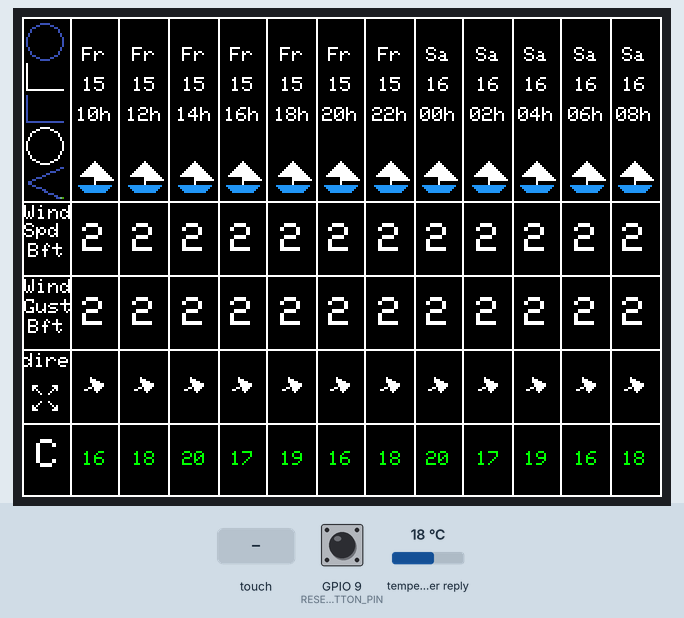
Simulated run of this sketch. Board: ESP32-C6. Parts: 320×240 colour display. The test bench sets the inputs (shaded band); at power-on: GPIO 9 (RESET_BUTTON_PIN) HIGH, temperature in the weather reply 18 °C. WiFi joins after 1.5 s; servers stay silent unless stated; the local clock reads 2024-03-15 10:24:30 at power-on unless the sketch sets it; web services answer with replies made up by the test bench; what the sketch prints to the serial monitor is not drawn.

Above: at 4.1 s.
4.2 s: touch panel pressed at 62 % / 10 % of its raw x / y range
At 4.7 s:
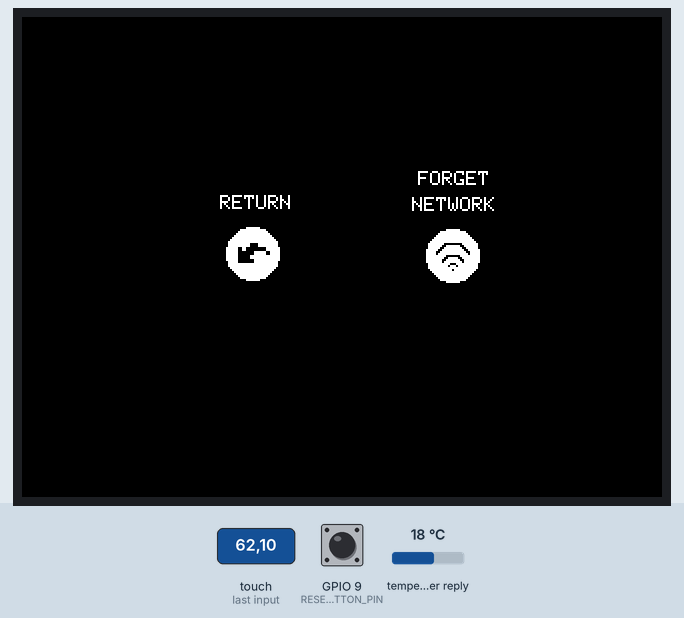
5.7 s: GPIO 9 (RESET_BUTTON_PIN) pulled LOW for 1 s
At 7.2 s:
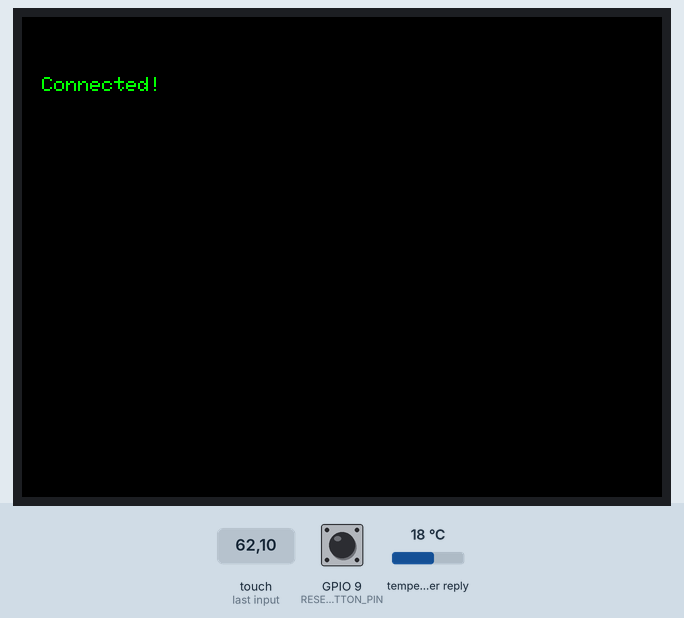
9.0 s: GPIO 9 (RESET_BUTTON_PIN) pulled LOW for 3.2 s
At 11.2 s:
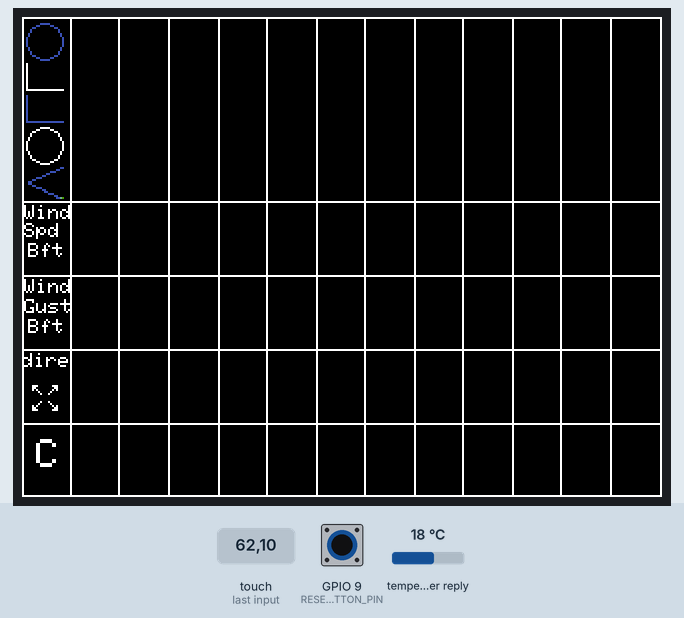
14.4 s: touch panel pressed at 87 % / 10 % of its raw x / y range
At 14.9 s:
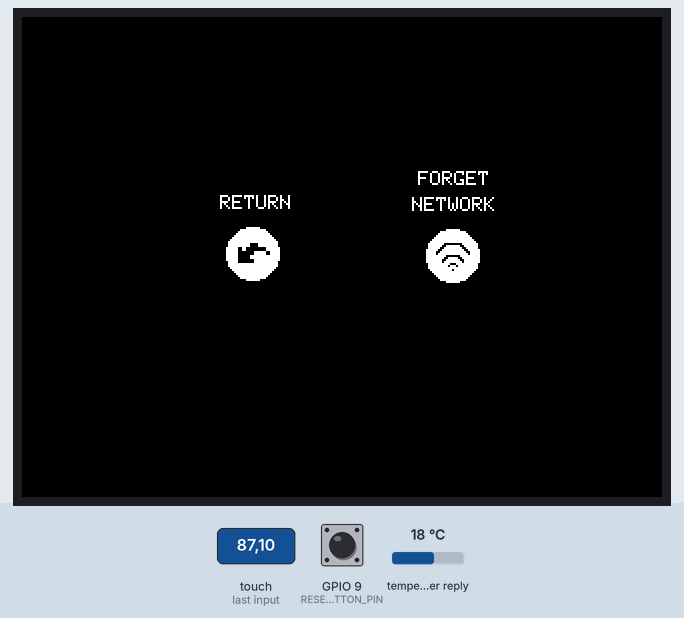
15.9 s: touch panel pressed at 13 % / 10 % of its raw x / y range
At 17.5 s:
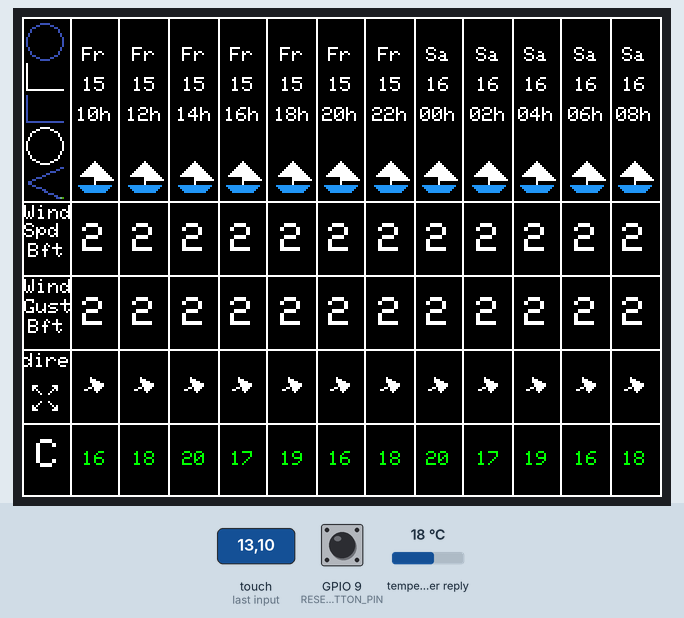
Timing chart, 0 to 18.8 s (numbered marks = the images above; inputs shaded):
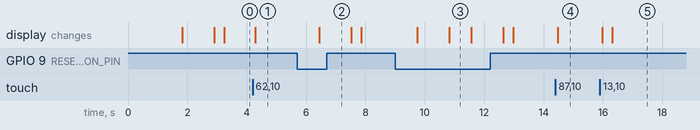

Measured:
- after the input at 4.2 s, the display: changes after 0.08 s (image 1)
- after the input at 5.7 s, the display: changes after 0.74 s (image 2)
- after the input at 9.0 s, the display: first changes after 0.74 s (image 3 shows a later state)
- after the input at 14.4 s, the display: changes after 0.08 s (image 4)
- after the input at 15.9 s, the display: first changes after 0.09 s (image 5 shows a later state)
- what the display in image 3 shows lasts 0.8 s, from 10.8 s to 11.6 s

The sketch:

beach-forecast.ino
```cpp
#include <WiFi.h>
#include <HTTPClient.h>
#include <SPI.h>
#include <Adafruit_GFX.h>
#include <Adafruit_ILI9341.h>
#include <Adafruit_STMPE610.h> // Changed to match your STMPE610 hardware
#include <ArduinoJson.h>
#include <time.h>
#include <math.h>
#include <WiFiManager.h>

// --- Custom ESP32-C6 SPI Pins ---
#define SPI_SCK  6
#define SPI_MISO 1
#define SPI_MOSI 7

// --- Display & Touch Pins ---
#define display_CS 10
#define display_DC 18
#define RESET_BUTTON_PIN 9
#define TOUCH_CS 19

// Initialize the objects
Adafruit_ILI9341 display = Adafruit_ILI9341(display_CS, display_DC, -1);
Adafruit_STMPE610 ts = Adafruit_STMPE610(TOUCH_CS);

bool isMainScreen = true;
unsigned long lastTouchTime = 0;

// --- ΓΡΑΦΙΚΑ / ΕΙΚΟΝΕΣ ---
const unsigned char image_arrow_diagonal_left_up_bits[] PROGMEM = { 0xE0, 0xC0, 0xA0, 0x10, 0x08 };
const unsigned char image_arrow_diagonal_right_up_bits[] PROGMEM = { 0x38, 0x18, 0x28, 0x40, 0x80 };
const unsigned char image_arrow_diagonal_left_down_bits[] PROGMEM = { 0x08, 0x10, 0xA0, 0xC0, 0xE0 };
const unsigned char image_arrow_diagonal_right_down_bits[] PROGMEM = { 0x80, 0x40, 0x28, 0x18, 0x38 };

static const unsigned char PROGMEM image_arrow_curved_left_down_bits[] = {0x03,0xc0,0x03,0xc0,0xcf,0xfc,0xcf,0xfc,0xff,0x03,0xff,0x03,0xfc,0x00,0xfc,0x00,0xff,0x00,0xff,0x00};
static const unsigned char PROGMEM image_paint_7_bits[] = {0x0f,0xf8,0x00,0x18,0x0c,0x00,0x30,0x06,0x00,0x60,0x03,0x00,0xc0,0x01,0x80,0x80,0x00,0x80,0x07,0xf0,0x00,0x0c,0x18,0x00,0x18,0x0c,0x00,0x10,0x04,0x00,0x01,0xc0,0x00,0x02,0x20,0x00,0x00,0x00,0x00,0x00,0x80,0x00};

// --- ΧΡΩΜΑΤΑ ---
#define B 0x0000
#define W 0xFFFF
#define R 0xF800
#define U 0x24BE

const uint16_t PROGMEM icon_house[513] = { B,B,B,B,B,B,B,B,B,B,B,B,B,B,B,B,B,B,B, B,B,B,B,B,B,B,B,B,B,B,B,B,B,B,B,B,B,B, B,B,B,B,B,B,B,B,B,R,B,B,B,B,B,B,B,B,B, B,B,B,B,B,B,B,B,R,R,R,B,B,B,B,B,B,B,B, B,B,B,B,B,B,B,R,R,R,R,R,B,B,B,B,B,B,B, B,B,B,B,B,B,R,R,R,R,R,R,R,B,B,B,B,B,B, B,B,B,B,B,R,R,R,R,R,R,R,R,R,B,B,B,B,B, B,B,B,B,R,R,R,R,R,R,R,R,R,R,R,B,B,B,B, B,B,B,R,R,R,R,R,R,R,R,R,R,R,R,R,B,B,B, B,B,R,R,R,R,R,R,R,R,R,R,R,R,R,R,R,B,B, B,R,R,R,R,R,R,R,R,R,R,R,R,R,R,R,R,R,B, R,R,R,R,R,R,R,R,R,R,R,R,R,R,R,R,R,R,R, W,W,W,W,W,W,W,W,W,W,W,W,W,W,W,W,W,W,W, W,B,B,B,B,B,B,B,B,B,B,B,B,B,B,B,B,B,W, W,B,B,B,B,B,B,B,B,B,B,B,B,B,B,B,B,B,W, W,B,B,W,W,W,B,B,B,B,B,B,B,W,W,W,B,B,W, W,B,B,W,B,W,B,B,B,B,B,B,B,W,B,W,B,B,W, W,B,B,W,W,W,B,B,B,B,B,B,B,W,W,W,B,B,W, W,B,B,B,B,B,B,B,B,B,B,B,B,B,B,B,B,B,W, W,B,B,B,B,B,B,B,B,B,B,B,B,B,B,B,B,B,W, W,B,B,B,B,B,B,W,W,W,W,W,B,B,B,B,B,B,W, W,B,B,B,B,B,B,W,B,B,B,W,B,B,B,B,B,B,W, W,B,B,B,B,B,B,W,B,B,B,W,B,B,B,B,B,B,W, W,B,B,B,B,B,B,W,B,B,B,W,B,B,B,B,B,B,W, W,B,B,B,B,B,B,W,B,B,B,W,B,B,B,B,B,B,W, W,W,W,W,W,W,W,W,B,B,B,W,W,W,W,W,W,W,W, B,B,B,B,B,B,B,B,B,B,B,B,B,B,B,B,B,B,B };
const uint16_t PROGMEM icon_boat[441] = { B,B,B,B,B,B,B,B,B,B,B,B,B,B,B,B,B,B,B,B,B, B,B,B,B,B,B,B,B,B,B,B,B,B,B,B,B,B,B,B,B,B, B,B,B,B,B,B,B,B,B,B,W,B,B,B,B,B,B,B,B,B,B, B,B,B,B,B,B,B,B,B,W,W,W,B,B,B,B,B,B,B,B,B, B,B,B,B,B,B,B,B,W,W,W,W,W,B,B,B,B,B,B,B,B, B,B,B,B,B,B,B,W,W,W,W,W,W,W,B,B,B,B,B,B,B, B,B,B,B,B,B,W,W,W,W,W,W,W,W,W,B,B,B,B,B,B, B,B,B,B,B,W,W,W,W,W,W,W,W,W,W,W,B,B,B,B,B, B,B,B,B,W,W,W,W,W,W,W,W,W,W,W,W,W,B,B,B,B, B,B,B,W,W,W,W,W,W,W,W,W,W,W,W,W,W,W,B,B,B, B,B,B,B,B,B,B,B,B,B,W,W,W,W,W,W,W,W,W,B,B, B,B,B,B,B,B,B,B,B,B,W,W,W,W,W,W,W,W,W,W,B, B,B,B,B,B,B,B,B,B,B,W,B,B,B,B,B,B,B,B,B,B, B,B,B,B,B,B,B,B,B,B,W,B,B,B,B,B,B,B,B,B,B, B,B,U,U,U,U,U,U,U,U,U,U,U,U,U,U,U,U,U,B,B, B,B,B,U,U,U,U,U,U,U,U,U,U,U,U,U,U,U,B,B,B, B,B,B,B,U,U,U,U,U,U,U,U,U,U,U,U,U,B,B,B,B, B,B,B,B,B,U,U,U,U,U,U,U,U,U,U,U,B,B,B,B,B, B,B,B,B,B,B,B,B,B,B,B,B,B,B,B,B,B,B,B,B,B, B,B,B,B,B,B,B,B,B,B,B,B,B,B,B,B,B,B,B,B,B, B,B,B,B,B,B,B,B,B,B,B,B,B,B,B,B,B,B,B,B,B };
static const uint16_t PROGMEM image_paint_13_pixels[] = { 0x3A96,0x3A96,0x0000,0x0000,0x0000,0x0000,0x0000,0x0000,0x0000,0x0000,0x0000,0x0000,0x0000,0x0000,0x0000,0x0000,0x0000,0x0000,0x0000,0x0000, 0x3A96,0x3A96,0x0000,0x0000,0x0000,0x0000,0x0000,0x0000,0x0000,0x0000,0x0000,0x0000,0x0000,0x0000,0x0000,0x0000,0x0000,0x0000,0x0000,0x0000, 0x3A96,0x3A96,0x3A96,0x0000,0x0000,0x0000,0x0000,0x0000,0x0000,0x0000,0x0000,0x0000,0x0000,0x0000,0x0000,0x0000,0x0000,0x0000,0x0000,0x0000, 0x0000,0x3A96,0x3A96,0x0000,0x0000,0x0000,0x0000,0x0000,0x0000,0x0000,0x0000,0x0000,0x0000,0x0000,0x0000,0x0000,0x0000,0x0000,0x0000,0x0000, 0x3A96,0x3A96,0x0000,0x0000,0x0000,0x0000,0x0000,0x0000,0x0000,0x0000,0x0000,0x0000,0x0000,0x0000,0x0000,0x0000,0x0000,0x0000,0x0000,0x0000, 0x3A96,0x3A96,0x3A96,0x0000,0x0000,0x0000,0x0000,0x0000,0x0000,0x0000,0x0000,0x0000,0x0000,0x0000,0x0000,0x0000,0x0000,0x0000,0x0000,0x0000, 0x0000,0x3A96,0x3A96,0x0000,0x0000,0x0000,0x0000,0x0000,0x0000,0x0000,0x0000,0x0000,0x0000,0x0000,0x0000,0x0000,0x0000,0x0000,0x0000,0x0000, 0x3A96,0x3A96 };

uint16_t getTempColor(int temp) {
  if (temp < 5)  return 0x001F;
  if (temp < 15) return 0x07FF;
  if (temp < 25) return 0x07E0;
  if (temp < 32) return 0xFD20;
  return 0xF800;
}
uint16_t getWindColor(int bft) {
  if (bft <= 2) return 0xFFFF;
  if (bft <= 3) return 0x775D;
  if (bft <= 4) return 0x07E0;
  if (bft <= 5) return 0xFD20;
  if (bft <= 6) return 0xFD20;
  return 0xF800;
}

void drawWindArrow(int cx, int cy, int dir, uint16_t color) {
  float rad = (dir + 180) * 3.14159265 / 180.0;
  int tailX = cx - 5 * sin(rad), tailY = cy + 5 * cos(rad);
  int tipX = cx + 5 * sin(rad), tipY = cy - 5 * cos(rad);
  int baseX = cx + 1 * sin(rad), baseY = cy - 1 * cos(rad);
  int leftX = baseX - 4 * cos(rad), leftY = baseY - 4 * sin(rad);
  int rightX = baseX + 4 * cos(rad), rightY = baseY + 4 * sin(rad);

  display.drawLine(tailX, tailY, baseX, baseY, color);
  display.fillTriangle(tipX, tipY, leftX, leftY, rightX, rightY, color);
}

const char* dayNames[] = {"Su", "Mo", "Tu", "We", "Th", "Fr", "Sa"};

int getBeaufort(float kmh) {
  if (kmh < 2.0) return 0;
  if (kmh < 6.0) return 1;
  if (kmh < 12.0) return 2;
  if (kmh < 20.0) return 3;
  if (kmh < 29.0) return 4;
  if (kmh < 39.0) return 5;
  if (kmh < 50.0) return 6;
  if (kmh < 62.0) return 7;
  if (kmh < 75.0) return 8;
  if (kmh < 89.0) return 9;
  if (kmh < 103.0) return 10;
  if (kmh < 118.0) return 11;
  return 12;
}

void drawScreen_1(void) {
    display.fillScreen(0x0);
    display.drawRect(0, 0, 320, 240, 0xFFFF);
    display.drawLine(24, 1, 24, 240, 0xFFFF);
    display.drawLine(48, 1, 48, 240, 0xFFFF);
    display.drawLine(73, 1, 73, 240, 0xFFFF);
    display.drawLine(98, 1, 98, 240, 0xFFFF);
    display.drawLine(122, 1, 122, 240, 0xFFFF);
    display.drawLine(147, 1, 147, 240, 0xFFFF);
    display.drawLine(171, 1, 171, 240, 0xFFFF);
    display.drawLine(196, 1, 196, 240, 0xFFFF);
    display.drawLine(220, 1, 220, 240, 0xFFFF);
    display.drawLine(245, 1, 245, 240, 0xFFFF);
    display.drawLine(269, 1, 269, 240, 0xFFFF);
    display.drawLine(294, 1, 294, 240, 0xFFFF);
    display.drawLine(-1, 92, 318, 92, 0xFFFF);
    display.drawLine(1, 129, 320, 129, 0xFFFF);
    display.drawLine(1, 166, 320, 166, 0xFFFF);
    display.drawLine(1, 203, 320, 203, 0xFFFF);
    display.setTextSize(1);
    display.setTextWrap(false);
    display.setTextColor(0xFFFF);
    display.setCursor(1, 94);  display.print("Wind");
    display.setCursor(1, 103); display.print("Spd");
    display.setCursor(3, 113); display.print("Bft");
    display.setCursor(1, 131); display.print("Wind");
    display.setCursor(1, 141); display.print("Gust");
    display.setCursor(3, 151); display.print("Bft");
    display.setCursor(0, 168); display.print("dire");
    display.drawBitmap(5, 192, image_arrow_diagonal_left_down_bits, 5, 5, 0xFFFF);
    display.drawBitmap(5, 184, image_arrow_diagonal_left_up_bits, 5, 5, 0xFFFF);
    display.drawBitmap(13, 192, image_arrow_diagonal_right_down_bits, 5, 5, 0xFFFF);
    display.drawBitmap(13, 184, image_arrow_diagonal_right_up_bits, 5, 5, 0xFFFF);
    display.setTextSize(2);
    display.setCursor(7, 211); display.print("C");
    display.drawCircle(11, 64, 9, 0xFFFF);
    display.drawLine(20, 52, 2, 52, 0x3A96);
    display.drawLine(2, 51, 2, 39, 0x3A96);
    display.drawLine(20, 36, 2, 36, 0xFFFF);
    display.drawLine(2, 35, 2, 23, 0xFFFF);
    display.drawCircle(11, 12, 9, 0x3A96);
    display.drawLine(20, 75, 3, 82, 0x3A96);
    display.drawRGBBitmap(3, 83, image_paint_13_pixels, 18, 8);
}

void drawScreen_2(void) {
    display.fillScreen(0x0);
    display.fillCircle(115, 118, 13, 0xFFFF);
    display.fillCircle(215, 119, 13, 0xFFFF);
    display.setTextColor(0xFFFF);
    display.setTextSize(1);
    display.setTextWrap(false);
    display.setCursor(99, 89); display.print("RETURN");
    display.setCursor(198, 77); display.print("FORGET");
    display.setCursor(195, 90); display.print("NETWORK");
    display.drawBitmap(108, 113, image_arrow_curved_left_down_bits, 16, 10, 0x0);
    display.drawBitmap(207, 113, image_paint_7_bits, 17, 14, 0x0);
}

const char* serverName = "https://api.open-meteo.com/v1/forecast?latitude=38.29713&longitude=22.02661&hourly=temperature_2m,wind_speed_10m,wind_gusts_10m,wind_direction_10m&wind_speed_unit=kmh&timezone=auto&forecast_days=3";
const char* ntpServer = "pool.ntp.org";
const char* tzOffset = "EET-2EEST,M3.5.0/3,M10.5.0/4";
unsigned long lastUpdate = 0;
const unsigned long updateInterval = 600000;

void setup() {
  Serial.begin(115200);

  pinMode(RESET_BUTTON_PIN, INPUT_PULLUP);

  // Start the global SPI bus on your custom pins BEFORE initializing the screen/touch
  SPI.begin(SPI_SCK, SPI_MISO, SPI_MOSI, -1);
  display.begin();
  display.setRotation(1);

  // Έναρξη της Αφής
  if(ts.begin()){
    Serial.println("Touch Screen Controller Started.");
  } else {
    Serial.println("WARNING: Touch Screen Controller NOT Found!");
  }

  display.fillScreen(ILI9341_BLACK);
  display.setTextSize(2);
  display.setTextColor(ILI9341_WHITE, ILI9341_BLACK);
  display.setCursor(10, 20);
  display.println("Connecting...");

  WiFiManager wifiManager;
  if (!wifiManager.autoConnect("Meteo_Config_AP")) {
    display.fillScreen(ILI9341_BLACK);
    display.setCursor(10, 30);
    display.setTextColor(ILI9341_RED);
    display.println("Failed to connect");
    delay(3000);
    ESP.restart();
  }

  display.fillScreen(ILI9341_BLACK);
  display.setCursor(10, 30);
  display.setTextColor(ILI9341_GREEN, ILI9341_BLACK);
  display.println("WiFi Connected!");
  display.setCursor(10, 60);
  display.setTextColor(ILI9341_YELLOW, ILI9341_BLACK);
  display.println("Syncing Time...");

  configTzTime(tzOffset, ntpServer);
  struct tm timeinfo;
  while(!getLocalTime(&timeinfo)){
    delay(500);
  }

  delay(1000);
  drawScreen_1();
}

void loop() {
  if (digitalRead(RESET_BUTTON_PIN) == LOW) {
    delay(500);
    if (digitalRead(RESET_BUTTON_PIN) == LOW) {
      display.fillScreen(ILI9341_BLACK);
      display.setCursor(10, 30);
      display.setTextColor(ILI9341_RED);
      display.setTextSize(2);
      display.println("Wiping WiFi...");
      WiFiManager wifiManager;
      wifiManager.resetSettings();
      display.fillScreen(ILI9341_BLACK);
      display.setCursor(10, 20);
      display.setTextColor(ILI9341_YELLOW);
      display.println("Open Hotspot:");
      display.setCursor(10, 50);
      display.setTextSize(1);
      display.print("Connect to AP:");
      display.setCursor(10, 65);
      display.setTextColor(ILI9341_CYAN);
      display.print("Meteo_Config_AP");
      wifiManager.startConfigPortal("Meteo_Config_AP");
      display.fillScreen(ILI9341_BLACK);
      display.setCursor(10, 30);
      display.setTextColor(ILI9341_GREEN);
      display.println("Connected!");
      delay(1000);
      isMainScreen = true;
      drawScreen_1();
      lastUpdate = 0;
      return;
    }
  }

// --- ΚΩΔΙΚΑΣ ΝΤΕΤΕΚΤΙΒ ΓΙΑ ΤΗΝ ΑΦΗ ---
  if (ts.touched()) {
    TS_Point p = ts.getPoint();

    // Αγνόησε τα "φαντάσματα" (τιμές 0,0) όταν σηκώνεις το δάχτυλο από την οθόνη
    if (p.x == 0 && p.y == 0) {
      return;
    }

    if (millis() - lastTouchTime > 500) {

        // Η ΣΩΣΤΗ ΧΑΡΤΟΓΡΑΦΗΣΗ (Άξονες αντιστραμμένοι λόγω Landscape)
        // Το p.y ελέγχει πλέον τον οριζόντιο άξονα (0-320)
        // Το p.x ελέγχει πλέον τον κάθετο άξονα (0-240)
        int touch_x = map(p.y, 300, 3800, 0, 320);
        int touch_y = map(p.x, 3600, 300, 0, 240);

        Serial.print("True X: "); Serial.print(touch_x);
        Serial.print(" | True Y: "); Serial.println(touch_y);

        if (isMainScreen) {
          // Κουμπί για τις ρυθμίσεις (Πάνω αριστερή γωνία της οθόνης)
          if (touch_x < 100 && touch_y < 100) {
            isMainScreen = false;
            drawScreen_2();
          }
        }
        else {
          // --- SCREEN 2 BUTTONS ---

          // "RETURN" - Αριστερή μεριά (X μικρότερο από 160)
          if (touch_x < 160) {
            isMainScreen = true;
            drawScreen_1(); // Επιστροφή
            lastUpdate = 0;
          }
          // "FORGET NETWORK" - Δεξιά μεριά (X μεγαλύτερο ή ίσο με 160)
          else if (touch_x >= 160) {
            display.fillScreen(ILI9341_BLACK);
            display.setCursor(10, 30);
            display.setTextColor(ILI9341_RED);
            display.setTextSize(2);
            display.println("Wiping WiFi...");

            WiFiManager wifiManager;
            wifiManager.resetSettings();

            display.fillScreen(ILI9341_BLACK);
            display.setCursor(10, 20);
            display.setTextColor(ILI9341_YELLOW);
            display.println("Open Hotspot:");
            display.setCursor(10, 50);
            display.setTextSize(1);
            display.print("Connect to AP:");
            display.setCursor(10, 65);
            display.setTextColor(ILI9341_CYAN);
            display.print("Meteo_Config_AP");

            wifiManager.startConfigPortal("Meteo_Config_AP");

            display.fillScreen(ILI9341_BLACK);
            display.setCursor(10, 30);
            display.setTextColor(ILI9341_GREEN);
            display.println("Connected!");
            delay(1000);

            isMainScreen = true;
            drawScreen_1();
            lastUpdate = 0;
          }
        }
        lastTouchTime = millis();
    }
  }

  if (isMainScreen && WiFi.status() == WL_CONNECTED) {
    if (lastUpdate == 0 || millis() - lastUpdate >= updateInterval) {
      lastUpdate = millis();
      struct tm timeinfo;
      if(!getLocalTime(&timeinfo)) return;
      char currentHourStr[20];
      strftime(currentHourStr, sizeof(currentHourStr), "%Y-%m-%dT%H:00", &timeinfo);
      String targetTime = String(currentHourStr);
      time_t nowTime;
      time(&nowTime);
      HTTPClient http;
      http.begin(serverName);
      int httpResponseCode = http.GET();
      if (httpResponseCode > 0) {
        String payload = http.getString();
        DynamicJsonDocument doc(16384);
        DeserializationError error = deserializeJson(doc, payload);
        if (!error) {
          int startIndex = 0;
          for (int i = 0; i < 72; i++) {
            if (doc["hourly"]["time"][i].as<String>() == targetTime) {
              startIndex = i;
              break;
            }
          }
          int colLeft[] = {25, 49, 74, 99, 123, 148, 172, 197, 221, 246, 270, 295};
          int colWidth[] = {23, 24, 24, 23, 24, 23, 24, 23, 24, 23, 24, 23};
          for (int i = 0; i < 12; i++) {
            int jsonIndex = startIndex + (i * 2);
            time_t colTime = nowTime + (i * 2 * 3600);
            struct tm *colTm = localtime(&colTime);
            int left = colLeft[i];
            int width = colWidth[i];
            int cx = left + (width / 2);
            display.fillRect(left, 2, width, 89, ILI9341_BLACK);
            display.fillRect(left, 93, width, 35, ILI9341_BLACK);
            display.fillRect(left, 130, width, 35, ILI9341_BLACK);
            display.fillRect(left, 167, width, 35, ILI9341_BLACK);
            display.fillRect(left, 204, width, 35, ILI9341_BLACK);
            display.setTextSize(1);
            display.setTextColor(ILI9341_WHITE);
            display.setCursor(cx - 6, 15);
            display.print(dayNames[colTm->tm_wday]);
            if(colTm->tm_mday < 10) display.setCursor(cx - 3, 30);
            else display.setCursor(cx - 6, 30);
            display.print(colTm->tm_mday);
            display.setCursor(cx - 9, 45);
            if(colTm->tm_hour < 10) display.print("0");
            display.print(colTm->tm_hour);
            display.print("h");
            float speedKmh = doc["hourly"]["wind_speed_10m"][jsonIndex].as<float>();
            float gustsKmh = doc["hourly"]["wind_gusts_10m"][jsonIndex].as<float>();
            int temp       = (int)doc["hourly"]["temperature_2m"][jsonIndex].as<float>();
            int dir        = doc["hourly"]["wind_direction_10m"][jsonIndex].as<int>();
            int gustsBft = getBeaufort(gustsKmh);
            int speedBft = getBeaufort(speedKmh);
            if (speedBft <= 2 && gustsBft <= 3) {
              display.drawRGBBitmap(cx - 10, 70, icon_boat, 21, 21);
            } else {
              display.drawRGBBitmap(cx - 9, 64, icon_house, 19, 27);
            }
            display.setTextSize(2);
            display.setTextColor(getWindColor(speedBft), ILI9341_BLACK);
            if(speedBft < 10) display.setCursor(cx - 6, 103);
            else display.setCursor(cx - 12, 103);
            display.print(speedBft);
            display.setTextColor(getWindColor(gustsBft), ILI9341_BLACK);
            if(gustsBft < 10) display.setCursor(cx - 6, 140);
            else display.setCursor(cx - 12, 140);
            display.print(gustsBft);
            drawWindArrow(cx, 185, dir, ILI9341_WHITE);
            display.setTextSize(1);
            display.setTextColor(getTempColor(temp), ILI9341_BLACK);
            if(temp < 10 && temp >= 0) display.setCursor(cx - 3, 217);
            else display.setCursor(cx - 6, 217);
            display.print(temp);
          }
        }
      }
      http.end();
    }
  }
}
```
